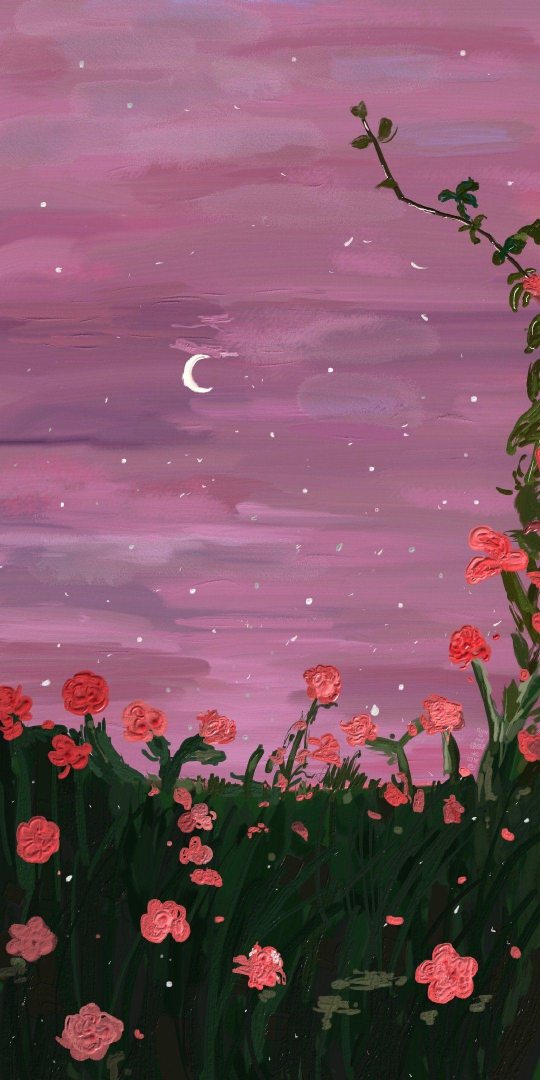
#> input picture S-DES/background.jpg, 1080 x 2160 px (shown at 1/2 size)
$ python -i GUI_final.py   (imports and definitions only)   (older library calls are emulated)
#> lines starting #> are read from the running program, lines starting #| are printed output that depends on the picture
import tkinter as tk
from tkinter import *
from tkinter import messagebox
import numpy as np
from gen_key import generation_key as gk
from encrypt import encrypt as enc
from PIL import Image, ImageTk
def choose():
    def change1():
        root0.destroy()
        one()
    def change2():
        root0.destroy()
        two()

    # 创建主窗口
    root0 = tk.Tk()
    root0.title('加解密系统')

    # 获取屏幕宽度和高度
    screen_width = root0.winfo_screenwidth()
    screen_height = root0.winfo_screenheight()

    # 计算窗口左上角坐标使其居中
    x = (screen_width - 400) // 2
    y = (screen_height - 600) // 2

    # 设置窗口大小和位置
    root0.geometry('400x600+{}+{}'.format(x, y))

    # 设置主窗口背景颜色
    root0.configure(bg='blue')

    # 创建一个Frame来容纳按钮，并使其在窗口中垂直居中
    frame = tk.Frame(root0)
    frame.pack(expand=True, fill=tk.BOTH)
    # 添加背景图片
    background_image = Image.open("background.jpg")  # 替换成你的背景图片文件路径
#> background_image is the input picture: PIL image 1080x2160 RGB; mean R, G, B 125.4, 84.5, 100.4
    background_image = background_image.resize((400, 600), Image.ANTIALIAS)  # 调整大小
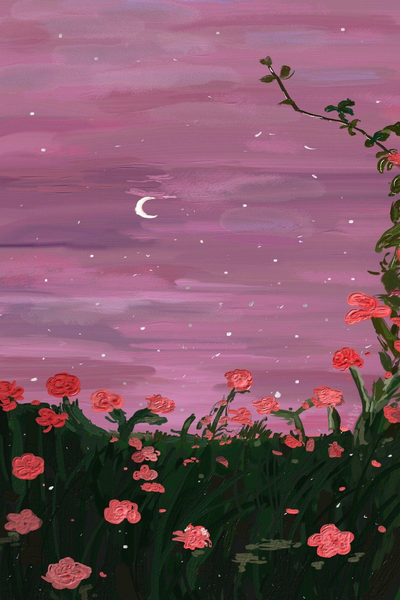
#> background_image: PIL image 400x600 RGB; mean R, G, B 125.4, 84.5, 100.4
    background_photo = ImageTk.PhotoImage(background_image)
    background_label = tk.Label(frame, image=background_photo)
    background_label.place(relwidth=1, relheight=1)
    # 创建并设置标签的外观
    label = tk.Label(frame, text='请选择你要加密的文本格式', bg='lightblue', font=('宋体', 14))
    label.pack(fill=tk.X, pady=10)

    # 创建并设置按钮的外观
    btn01 = tk.Button(frame, text="二进制文本", command=change1, font=('宋体', 12), width=15, height=2)
    btn01.pack(pady=100, padx=5, anchor='center')

    btn02 = tk.Button(frame, text="字符文本", command=change2, font=('宋体', 12), width=15, height=2)
    btn02.pack(pady=10, padx=5, anchor='center')

    root0.mainloop()

# [223 lines left out: functions one, two, not called in this run]


#  定义密钥
"""
k = [1, 0, 1, 0, 0, 0, 0, 0, 1, 0]
k = [1 ,1, 1, 1, 1, 0, 0, 0, 0, 0]

g_key = gk(k)
key1 = g_key.gen_key()
key2 = g_key.gen_key()
Enc = enc(key1, key2)
# [4 lines of commented-out code are left out]
"""

# [20 lines left out: functions spl, sum_bin, not called in this run]

# [2 lines not run here, left out]

>>> result = choose()
